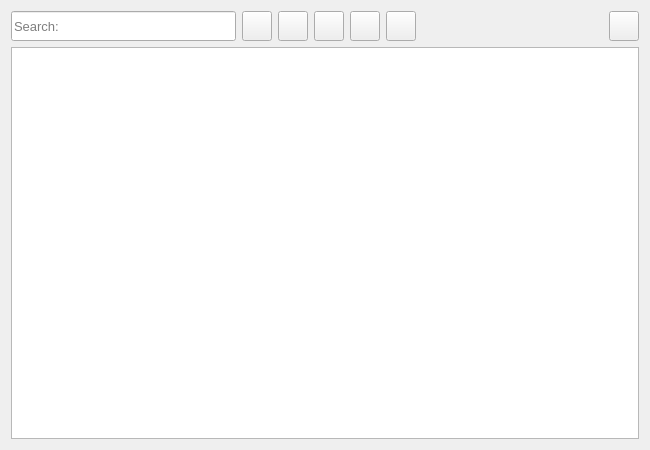
<?xml version="1.0" encoding="UTF-8"?>
<ui version="4.0">
 <class>MainWindowWidget</class>
 <widget class="QWidget" name="MainWindowWidget">
  <property name="geometry">
   <rect>
    <x>0</x>
    <y>0</y>
    <width>650</width>
    <height>450</height>
   </rect>
  </property>
  <property name="minimumSize">
   <size>
    <width>0</width>
    <height>0</height>
   </size>
  </property>
  <property name="windowTitle">
   <string>Form</string>
  </property>
  <property name="layoutDirection">
   <enum>Qt::LayoutDirection::LeftToRight</enum>
  </property>
  <layout class="QGridLayout" name="gridLayout">
   <item row="0" column="0">
    <widget class="QLineEdit" name="SEARCHline">
     <property name="sizePolicy">
      <sizepolicy hsizetype="Expanding" vsizetype="Fixed">
       <horstretch>0</horstretch>
       <verstretch>0</verstretch>
      </sizepolicy>
     </property>
     <property name="minimumSize">
      <size>
       <width>225</width>
       <height>30</height>
      </size>
     </property>
     <property name="font">
      <font>
       <pointsize>10</pointsize>
      </font>
     </property>
     <property name="styleSheet">
      <string notr="true"/>
     </property>
     <property name="placeholderText">
      <string>Search:</string>
     </property>
    </widget>
   </item>
   <item row="0" column="1">
    <widget class="QPushButton" name="ADDPSWDbtn">
     <property name="sizePolicy">
      <sizepolicy hsizetype="Fixed" vsizetype="Fixed">
       <horstretch>0</horstretch>
       <verstretch>0</verstretch>
      </sizepolicy>
     </property>
     <property name="minimumSize">
      <size>
       <width>30</width>
       <height>30</height>
      </size>
     </property>
     <property name="maximumSize">
      <size>
       <width>30</width>
       <height>30</height>
      </size>
     </property>
     <property name="text">
      <string/>
     </property>
     <property name="iconSize">
      <size>
       <width>25</width>
       <height>25</height>
      </size>
     </property>
    </widget>
   </item>
   <item row="0" column="2">
    <widget class="QPushButton" name="DELPSWDbtn">
     <property name="sizePolicy">
      <sizepolicy hsizetype="Fixed" vsizetype="Fixed">
       <horstretch>0</horstretch>
       <verstretch>0</verstretch>
      </sizepolicy>
     </property>
     <property name="minimumSize">
      <size>
       <width>30</width>
       <height>30</height>
      </size>
     </property>
     <property name="maximumSize">
      <size>
       <width>30</width>
       <height>30</height>
      </size>
     </property>
     <property name="text">
      <string/>
     </property>
     <property name="iconSize">
      <size>
       <width>25</width>
       <height>25</height>
      </size>
     </property>
    </widget>
   </item>
   <item row="0" column="3">
    <widget class="QPushButton" name="LOCKbtn">
     <property name="minimumSize">
      <size>
       <width>30</width>
       <height>30</height>
      </size>
     </property>
     <property name="maximumSize">
      <size>
       <width>30</width>
       <height>30</height>
      </size>
     </property>
     <property name="text">
      <string/>
     </property>
     <property name="iconSize">
      <size>
       <width>25</width>
       <height>25</height>
      </size>
     </property>
    </widget>
   </item>
   <item row="0" column="4">
    <widget class="QPushButton" name="IMPORTbtn">
     <property name="minimumSize">
      <size>
       <width>30</width>
       <height>30</height>
      </size>
     </property>
     <property name="maximumSize">
      <size>
       <width>30</width>
       <height>30</height>
      </size>
     </property>
     <property name="text">
      <string/>
     </property>
     <property name="iconSize">
      <size>
       <width>25</width>
       <height>25</height>
      </size>
     </property>
    </widget>
   </item>
   <item row="0" column="5">
    <widget class="QPushButton" name="EXPORTbtn">
     <property name="minimumSize">
      <size>
       <width>30</width>
       <height>30</height>
      </size>
     </property>
     <property name="maximumSize">
      <size>
       <width>30</width>
       <height>30</height>
      </size>
     </property>
     <property name="text">
      <string/>
     </property>
     <property name="iconSize">
      <size>
       <width>25</width>
       <height>25</height>
      </size>
     </property>
    </widget>
   </item>
   <item row="0" column="6">
    <spacer name="horizontalSpacer">
     <property name="orientation">
      <enum>Qt::Orientation::Horizontal</enum>
     </property>
     <property name="sizeHint" stdset="0">
      <size>
       <width>183</width>
       <height>20</height>
      </size>
     </property>
    </spacer>
   </item>
   <item row="0" column="7">
    <widget class="QPushButton" name="SETTINGSbtn">
     <property name="minimumSize">
      <size>
       <width>30</width>
       <height>30</height>
      </size>
     </property>
     <property name="maximumSize">
      <size>
       <width>30</width>
       <height>30</height>
      </size>
     </property>
     <property name="text">
      <string/>
     </property>
     <property name="iconSize">
      <size>
       <width>25</width>
       <height>25</height>
      </size>
     </property>
    </widget>
   </item>
   <item row="1" column="0" colspan="8">
    <widget class="QListWidget" name="LISTwidget">
     <property name="font">
      <font>
       <pointsize>10</pointsize>
      </font>
     </property>
    </widget>
   </item>
  </layout>
 </widget>
 <resources/>
 <connections/>
</ui>
